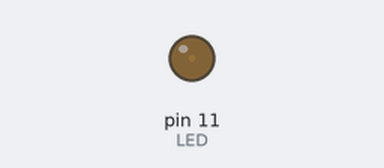
A sketch run on a simulated Arduino Uno, built with avr-gcc and run on an emulated ATmega328P. On the bench: output pins drawn as LEDs (lit = HIGH). What the sketch prints to the serial monitor is not drawn.

Above: at 0.05 s.
At 1.15 s:
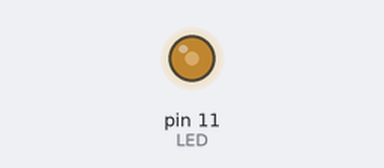
At 2.3 s:
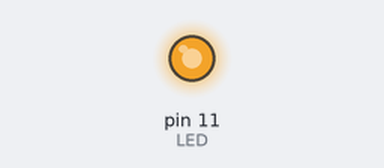
At 4.55 s:
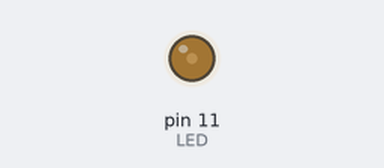
Timing chart, 0 to 6.6 s (numbered marks = the images above):
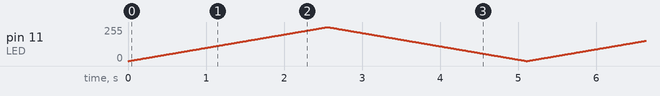

The sketch:

PWM_for_loop_6.ino
```cpp
const int LED = 11; //pin 11 is able to produce a PWM wave
int speedOfFade = 10; //lets set the delays in code to 10 milliseconds


void setup() {
 //lets set pin mode
 pinMode(LED, OUTPUT);

 //lets open serial communications
 Serial.begin(9600);

 //tell the user what code is about to run and on which pin
 Serial.println("Lets PWM an led on pin number 11");
}

void loop() {

  //we will use 2 for loops to have the led go up in brightness and then down again in brightness. allowing the pleasant led blinking
  //lets turn up brightness!
  for (int i = 0; i < 255; i++){

      //lets call the analogWrite function, we will set the value of the index as the brightness
      analogWrite(LED, i);

      //lets control the speed of this function by using a delay
      delay(speedOfFade);
    }

   //lets turn down the brightness
   for (int i = 0; i < 255; i++){

      //lets call the analogWrite function, BUT we will set the brightness to 255 minus the index value
      analogWrite(LED, (255 - i) );

      //lets control the speed of this function by using a delay
      delay(speedOfFade);
    }
  }
```
